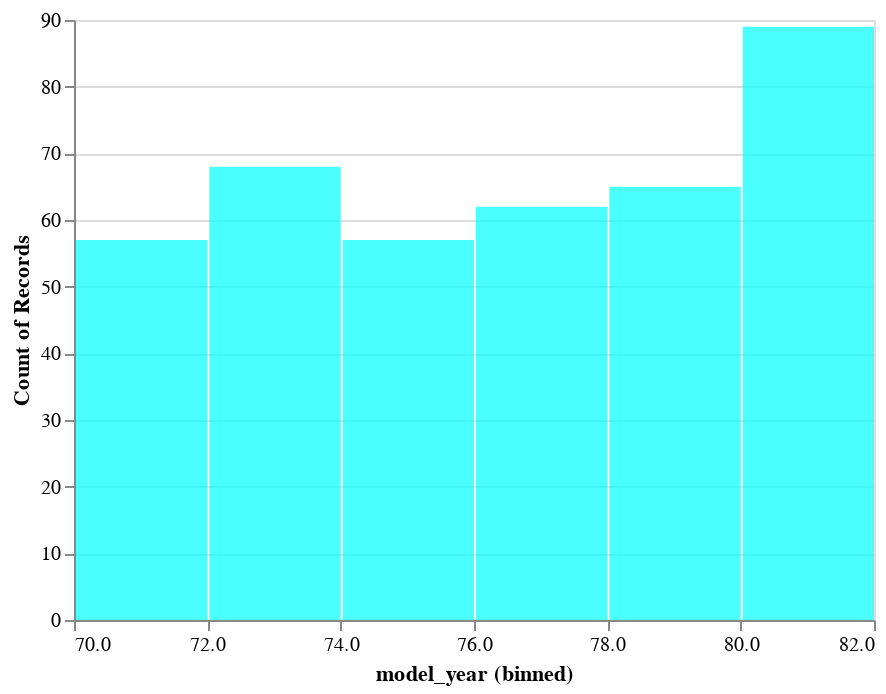

Here is the notebook cell this chart was saved with:
### Markdown cell above
#Histogram

### Code cell
alt.Chart(df).mark_bar().encode(
    alt.X("model_year:Q", bin=True),
    y='count()',
).configure_mark(
    opacity=0.7,
    color='cyan'
)

### Figure 1 — Vega-Lite specification as saved in the notebook (floating-point values rounded to 4 significant figures; data arrays with more than 128 entries replaced by an {"elided": "..."} marker saying what was removed)
{"config": {"view": {"continuousWidth": 400, "continuousHeight": 300}, "mark": {"color": "cyan", "opacity": 0.7}}, "data": {"name": "data-f1198cc0481ad698d7dc4699e0a3efa7"}, "mark": "bar", "encoding": {"x": {"type": "quantitative", "bin": true, "field": "model_year"}, "y": {"type": "quantitative", "aggregate": "count"}}, "$schema": "https://vega.github.io/schema/vega-lite/v4.8.1.json", "datasets": {"data-f1198cc0481ad698d7dc4699e0a3efa7": {"elided": "398 records"}}}
